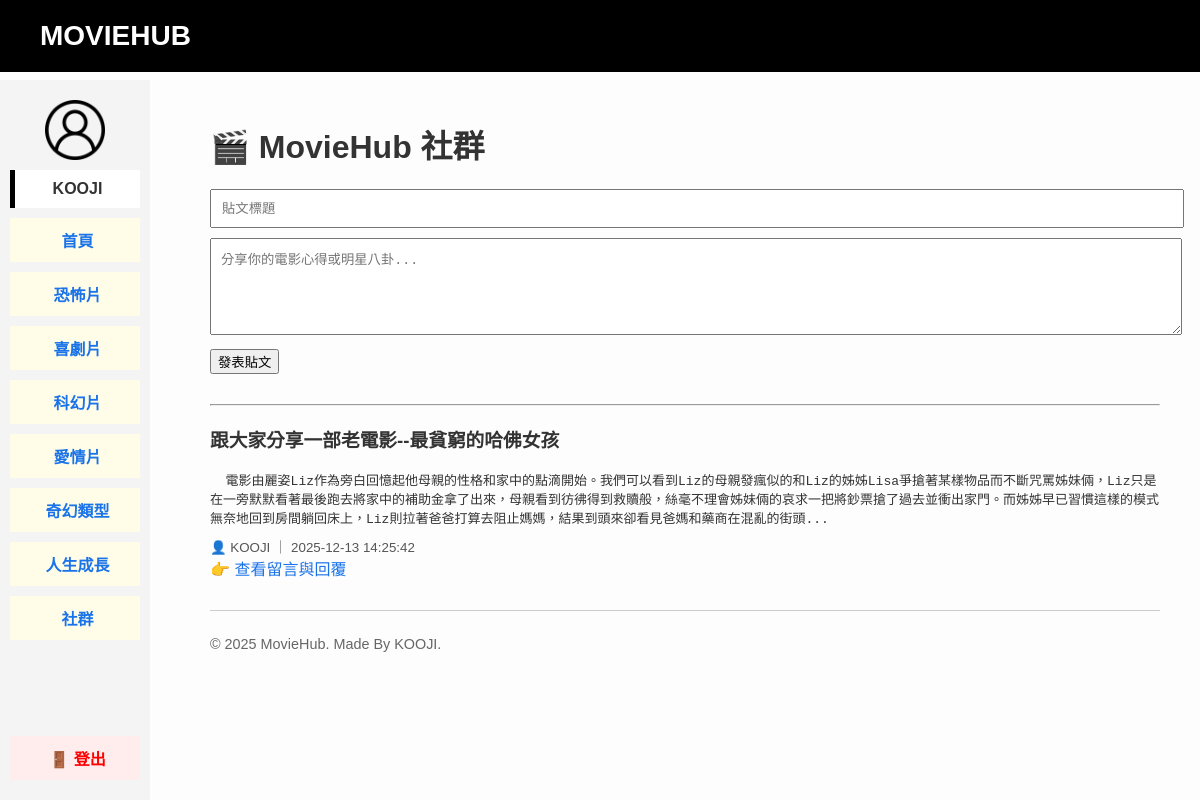
Page /community (signed in) on the committed database.
### tables this page shows
CREATE TABLE community_posts (
            id INTEGER PRIMARY KEY AUTOINCREMENT,
            username TEXT NOT NULL,
            title TEXT NOT NULL,
            content TEXT NOT NULL,
            timestamp DATETIME DEFAULT CURRENT_TIMESTAMP
            );

### main.py (the view, shortened to what this page needs)
@app.route("/community", methods=["GET", "POST"])
def community():
    posts = db.get_all_community_posts()
    return render_template("community.html", posts=posts)

### database.py (called while the page is built)
    def get_all_community_posts(self):
        self.cursor.execute(
            'SELECT * FROM community_posts ORDER BY timestamp DESC'
        )
        return self.cursor.fetchall()

### templates/community.html
{% extends "base.html" %}
{% block content %}
<div class="got-container">
    <h1 class="got-title">🎬 MovieHub 社群</h1>
    {% if session.get('username') %}
        <form method="POST" style="margin-bottom: 30px;">
            <input
                type="text"
                name="title"
                placeholder="貼文標題"
                required
                style="width: 100%; padding: 10px; margin-bottom: 10px;"
            >
            <textarea
                name="content"
                rows="5"
                placeholder="分享你的電影心得或明星八卦..."
                required
                style="width: 100%; padding: 10px;"
            ></textarea>
            <button type="submit" style="margin-top: 10px;">
                發表貼文
            </button>
        </form>
    {% else %}
        <p style="color:red; font-weight:bold;">
            尚未登入，<a href="{{ url_for('login') }}">登入後即可發文</a>
        </p>
    {% endif %}
    <hr>
    {% for post in posts %}
        <div class="comment-item" style="margin-bottom: 30px;">
            <h3>{{ post['title'] }}</h3>
            <pre style="font-family: monospace; white-space: pre-wrap; margin-bottom: 10px;">{{- post['content'][:200] -}}{% if post['content']|length > 200 %}...{% endif %}</pre>
            <small style="color: #555;">
                👤 {{ post['username'] }} ｜ {{ post['timestamp'] }}
            </small>
            <br>
            <a href="{{ url_for('community_post', post_id=post['id']) }}">
                👉 查看留言與回覆
            </a>
        </div>
    {% else %}
        <p>目前還沒有貼文，成為第一個發文的人吧！</p>
    {% endfor %}
</div>
{% endblock %}

### templates/base.html (shortened to what this page needs)
<!DOCTYPE html>
<html lang="zh-Hant">
<head>
    <link rel="stylesheet" href="{{ url_for('static', filename='style.css') }}">
</head>
<body>
    <header>
        MOVIEHUB
    </header>
<div class="sidebar">
    <a href="{{ url_for('login') }}">
        <img src="{{ url_for('static', filename='avatar.png') }}" alt="Avatar" class="avatar">
    </a>
    <div class="username-label">
        {% if session.get('username') %}
            {{ session['username'] }}
        {% else %}
            訪客
        {% endif %}
    </div>
    <a href="{{ url_for('index') }}" class="category">首頁</a>
    <a href="{{ url_for('horror') }}"class="category" >恐怖片</a>
    <a href="{{ url_for('comedy') }}"class="category" >喜劇片</a>
    <a href="{{ url_for('scifi') }}"class="category">科幻片</a>
    <a href="{{ url_for('romance') }}"class="category">愛情片</a>
    <a href="{{ url_for('fantasy') }}"class="category">奇幻類型</a>
    <a href="{{ url_for('life') }}"class="category">人生成長</a>
    <a href="{{ url_for('community') }}" class="category">社群</a>
    {% if session.get('username') %}
        <div class="logout-section">
            <a href="{{ url_for('logout') }}" class="logout-btn">🚪 登出</a>
        </div>
    {% endif %}
</div>
    <div class="main-content">
        {% block content %}{% endblock %}
        <footer>
            <p>&copy; 2025 MovieHub. Made By KOOJI.</p>
        </footer>
    </div>
</body>
</html>

### static/style.css (style rules this page uses)
body { font-family: sans-serif; margin: 0; padding: 0; background-color: #fdfdfd; color: #333; }
header { background-color: #000; color: white; padding: 20px 40px; font-size: 28px; font-weight: bold; width: 100%; position: fixed; top: 0; left: 0; z-index: 1000; }
.sidebar { position: fixed; top: 80px; left: 0; width: 150px; background-color: #f4f4f4; height: calc(100vh - 80px); padding: 20px 10px; box-sizing: border-box; }
.avatar { width: 60px; height: 60px; object-fit: contain; display: block; margin: 0 auto 10px; }
.username-label { text-align: center; font-weight: bold; margin: 10px 0; color: #333; padding: 10px; background-color: #ffffff; border-left: 5px solid #000000; }
.category { display: block; background-color: #fffde7; margin: 10px 0; padding: 10px; text-align: center; font-weight: bold; border-left: 5px solid transparent; transition: 0.3s; }
.main-content { margin-left: 170px; padding: 100px 40px 40px; }
a { color: #1a73e8; text-decoration: none; }
footer { margin-top: 20px; font-size: 0.9em; color: #666; border-top: 1px solid #ccc; padding-top: 10px; }
.logout-section { position: absolute; bottom: 20px; left: 10px; width: calc(100% - 20px); }
.logout-btn { display: block; background-color: #ffecec; color: red; font-weight: bold; text-align: center; padding: 10px; border-left: 5px solid transparent; transition: 0.3s; }

### rows in the picture
community_posts: username "KOOJI", title "跟大家分享一部老電影--最貧窮的哈佛女孩", content "電影由麗姿Liz作為旁白回憶起他母親的性格和家中的點滴開始。我們可以看到Liz的母親發瘋似的和Liz的姊姊Lisa爭搶著某樣物品而不斷咒罵姊妹倆，Liz只是在一旁默默看著最後跑去將家中的補助金拿了出來，母親看到彷彿得到救贖般，絲毫不理會姊妹倆的哀求一把將鈔票搶了過去並衝出家門。而姊姊早已習慣這樣的模式無奈地回到房間躺回床上，Liz則拉著爸爸打算去阻止媽媽，結果到頭來卻看見爸媽和藥商在混亂的街頭", timestamp "2025-12-13 14:25:42"
